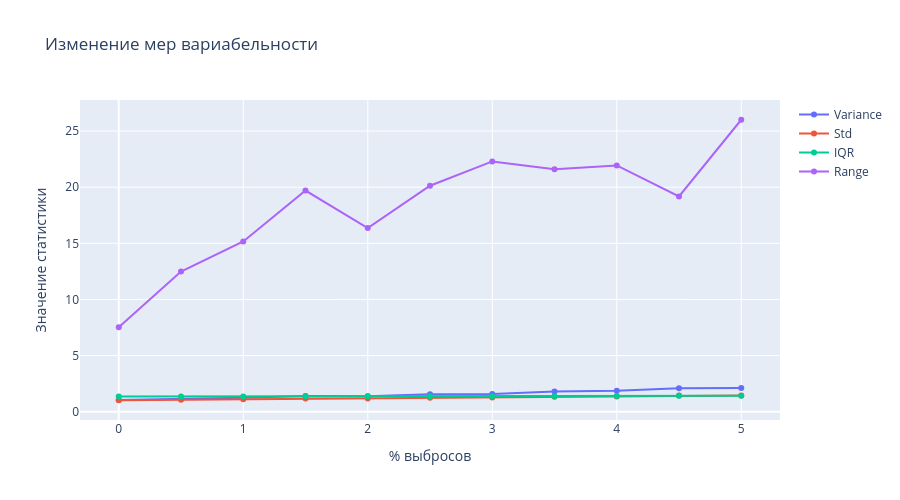

Notebook code for this chart:
### Markdown cell above
Анализируем устойчивость к выборам

### Code cell
def add_outliers(sample, perc):
    n_outliers = int(len(sample) * perc)
    # Генерация выбросов
    outliers = np.random.normal(loc=0, scale=5, size=n_outliers)
    return np.concatenate([sample, outliers])


# Постепенное добавление выбросов
metrics = {"Variance": [], "Std": [], "IQR": [], "Range": []}
percentages = np.linspace(0, 0.05, 11)

for p in percentages:
    contaminated = add_outliers(norm_sample, p)
    stats_count = calculate_statistics(contaminated)
    for m in metrics:
        metrics[m].append(stats_count[m])
        
# 4. График изменения метрик
fig4 = go.Figure()
for m, values in metrics.items():
    fig4.add_trace(go.Scatter(
        x=percentages*100,
        y=values,
        mode='lines+markers',
        name=m
    ))

fig4.update_layout(
    title="Изменение мер вариабельности",
    xaxis_title="% выбросов",
    yaxis_title="Значение статистики",
    height=500,
    hovermode="x unified"
)
fig4.show()

### Figure 1 — Plotly figure (JSON) as saved in the notebook; plotly's stock layout.template omitted (floating-point values rounded to 4 significant figures)
{"data": [{"mode": "lines+markers", "name": "Variance", "type": "scatter", "x": [0, 0.5, 1, 1.5, 2, 2.5, 3, 3.5, 4, 4.5, 5], "y": [1.046, 1.134, 1.247, 1.404, 1.383, 1.56, 1.582, 1.809, 1.858, 2.082, 2.114]}, {"mode": "lines+markers", "name": "Std", "type": "scatter", "x": [0, 0.5, 1, 1.5, 2, 2.5, 3, 3.5, 4, 4.5, 5], "y": [1.023, 1.065, 1.117, 1.185, 1.176, 1.249, 1.258, 1.345, 1.363, 1.443, 1.454]}, {"mode": "lines+markers", "name": "IQR", "type": "scatter", "x": [0, 0.5, 1, 1.5, 2, 2.5, 3, 3.5, 4, 4.5, 5], "y": [1.354, 1.357, 1.365, 1.372, 1.378, 1.371, 1.385, 1.389, 1.402, 1.413, 1.419]}, {"mode": "lines+markers", "name": "Range", "type": "scatter", "x": [0, 0.5, 1, 1.5, 2, 2.5, 3, 3.5, 4, 4.5, 5], "y": [7.533, 12.48, 15.17, 19.7, 16.35, 20.13, 22.3, 21.6, 21.94, 19.18, 26.01]}], "layout": {"height": 500, "hovermode": "x unified", "title": {"text": "Изменение мер вариабельности"}, "xaxis": {"title": {"text": "% выбросов"}}, "yaxis": {"title": {"text": "Значение статистики"}}}}
